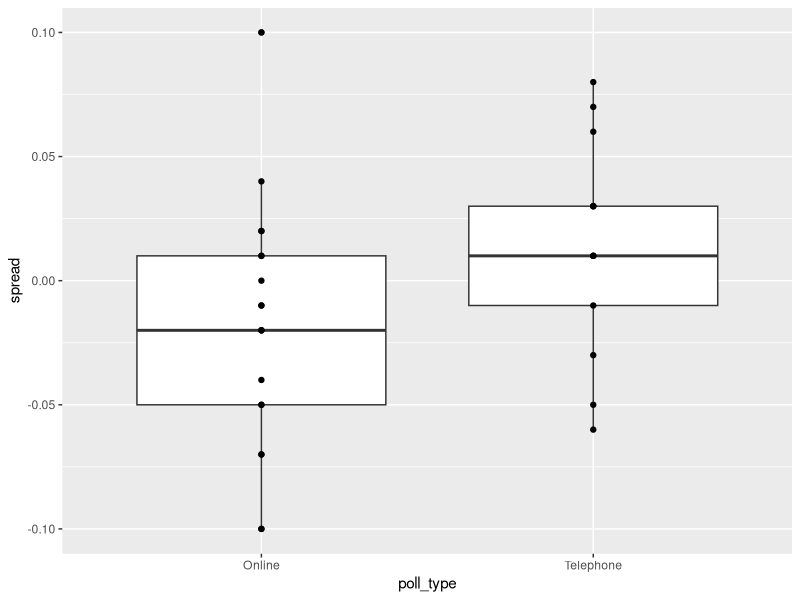
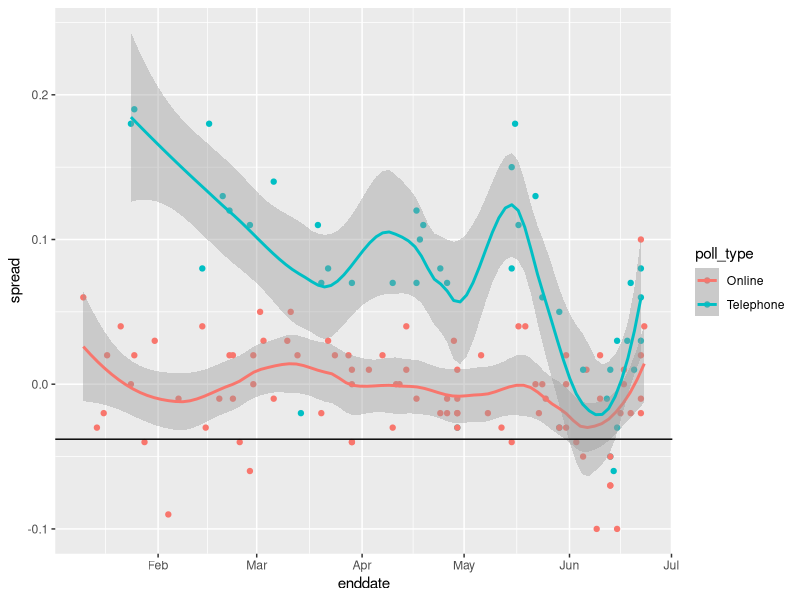
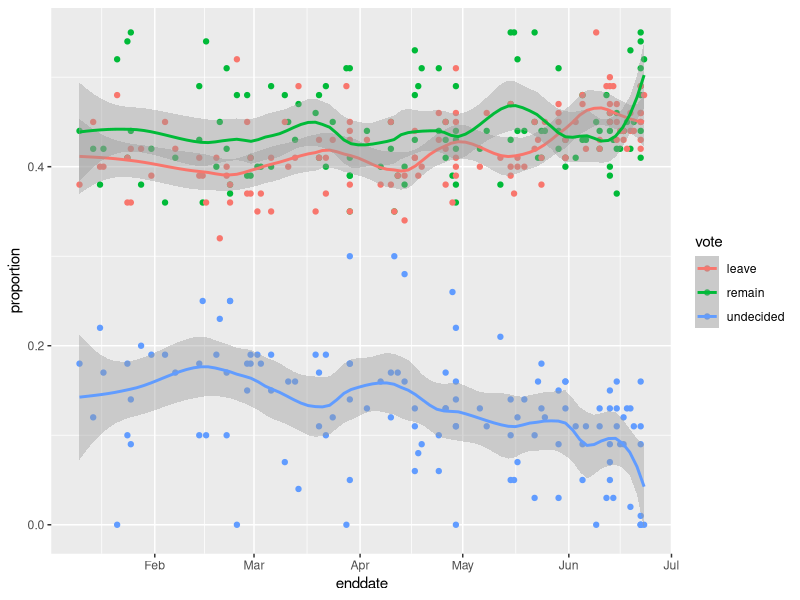

Reproduce these figures in R, in order.
library(tidyverse)
options(digits = 3)

# load brexit_polls object
library(dslabs)
data(brexit_polls)

p <- 0.481    # official proportion voting "Remain"
d <- 2*p-1    # official spread

# Q1: expected value and SE of a poll
N <- 1500

# expected value of total number of voters choosing remain
N*p 
# SE
sqrt(N*p*(1-p)) 

# expected value of X_hat (proportion of remain voters)
p
# SE
sqrt(p*(1-p)/N)

# expected value of spread d
p -(1-p)
# SE
2*sqrt(p*(1-p)/N)


# Q2: actual Brexti poll estimates
head(brexit_polls)

brexit_polls <- brexit_polls %>% 
  mutate(x_hat = (spread +1)/2)
mean(brexit_polls$spread)
sd(brexit_polls$spread)
mean(brexit_polls$x_hat)
sd(brexit_polls$x_hat)

# Q3: CI of a Brexit poll
brexit_polls[1,]
brexit_polls[1,"x_hat"]-qnorm(0.975)*sqrt(brexit_polls[1,"x_hat"]*(1-brexit_polls[1,"x_hat"])/brexit_polls[1,"samplesize"])
brexit_polls[1,"x_hat"]+qnorm(0.975)*sqrt(brexit_polls[1,"x_hat"]*(1-brexit_polls[1,"x_hat"])/brexit_polls[1,"samplesize"])

# Q4: CI for polls in June
june_polls <- brexit_polls %>% 
  filter(enddate >= "2016-06-01") %>%
  mutate(se_x_hat = sqrt(x_hat*(1-x_hat)/samplesize), 
         se_spread = 2*se_x_hat, 
         lower = (spread - qnorm(0.975)*se_spread),
         upper = (spread + qnorm(0.975)*se_spread), 
         hit = ifelse(-0.038 >= lower& -0.038 <= upper,TRUE,FALSE),
         cover0 = ifelse(lower <= 0 & upper >= 0,TRUE,FALSE),
         over0 = ifelse(lower >= 0 & upper >= 0,TRUE,FALSE)) 

nrow(june_polls)
mean(june_polls$cover0)
mean(june_polls$over0)
mean(june_polls$hit)

# Q5: hit rate by pollster
hits_pollster <- june_polls %>% 
  group_by(pollster) %>% 
  summarize(hit_rate  = mean(hit), n=n()) %>%
  arrange(desc(hit_rate))

hits_pollster %>% select(pollster,hit_rate,n)

# Q6: Boxplot by poll type
ggplot(june_polls, aes(x=poll_type,y=spread))+
  geom_boxplot() +
  geom_point()

# Q7: combined spread across poll type
combined_by_type <- june_polls %>%
  group_by(poll_type) %>%
  summarize(N = sum(samplesize),
            spread = sum(spread*samplesize)/N,
            p_hat = (spread + 1)/2)

combined_by_type <- combined_by_type %>%
  mutate(se_spread = 2*sqrt(p_hat*(1-p_hat)/N),
         lower = spread - qnorm(0.975)*se_spread,
         upper = spread + qnorm(0.975)*se_spread,
         length = upper - lower)
combined_by_type

# Q9: chi-squared p-value
brexit_hit <- brexit_polls %>%
  mutate(p_hat = (spread + 1)/2,
         se_spread = 2*sqrt(p_hat*(1-p_hat)/samplesize),
         spread_lower = spread - qnorm(.975)*se_spread,
         spread_upper = spread + qnorm(.975)*se_spread,
         hit = spread_lower < -0.038 & spread_upper > -0.038) %>%
  select(poll_type, hit)
brexit_hit %>% count(poll_type,hit)
a <- brexit_hit %>% filter(poll_type == "Online" & hit == TRUE) %>% nrow()
c <- brexit_hit %>% filter(poll_type == "Online" & hit == FALSE) %>% nrow()
b <- brexit_hit %>% filter(poll_type == "Telephone" & hit == TRUE) %>% nrow()
d <- brexit_hit %>% filter(poll_type == "Telephone" & hit == FALSE) %>% nrow()

df <- data.frame("Online"=c(a,c),"Telephone"=c(b,d))
rownames(df) <- c("true","false")
df
chisq.test(df)

# Q10: OR of hit rates
odds_online <- (a/(a+c))/(c/(a+c))
odds_online
odds_phone <- (b/(b+d))/(d/(b+d))
odds_phone

or <- (a*d)/(b*c)
or

# Q11: plotting spread over time
ggplot(brexit_polls, aes(enddate, spread, color=poll_type)) +
  geom_point() +
  geom_smooth(method = "loess", span = 0.4) +
  geom_hline(yintercept = -0.038)

# Q12: plotting raw percentages over time
brexit_long <- brexit_polls %>%
  gather(vote, proportion, "remain":"undecided") %>%
  mutate(vote = factor(vote))

ggplot(brexit_long, aes(enddate, proportion, color=vote))+
  geom_point() +
  geom_smooth(method = "loess", span = 0.3)
